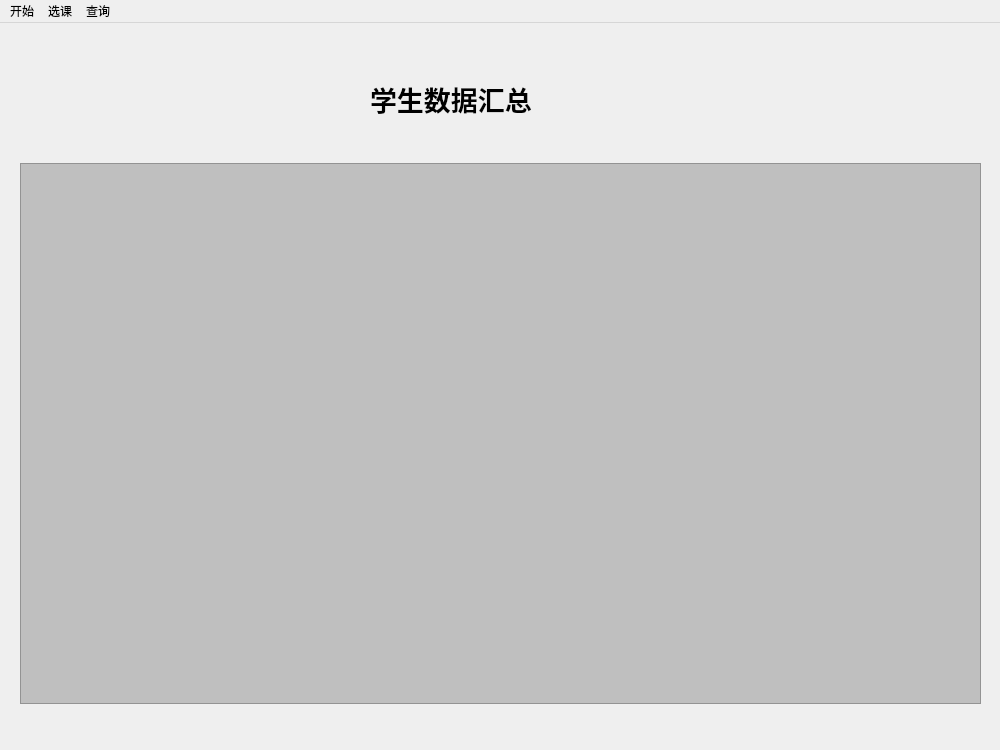
<?xml version="1.0" encoding="UTF-8"?>
<ui version="4.0">
 <class>MainWindow</class>
 <widget class="QMainWindow" name="MainWindow">
  <property name="geometry">
   <rect>
    <x>0</x>
    <y>0</y>
    <width>1000</width>
    <height>750</height>
   </rect>
  </property>
  <property name="minimumSize">
   <size>
    <width>1000</width>
    <height>750</height>
   </size>
  </property>
  <property name="maximumSize">
   <size>
    <width>1000</width>
    <height>750</height>
   </size>
  </property>
  <property name="font">
   <font>
    <family>华文中宋</family>
   </font>
  </property>
  <property name="windowTitle">
   <string>MainWindow</string>
  </property>
  <widget class="QWidget" name="centralwidget">
   <widget class="QStackedWidget" name="stackedWidget">
    <property name="geometry">
     <rect>
      <x>0</x>
      <y>0</y>
      <width>1001</width>
      <height>731</height>
     </rect>
    </property>
    <property name="styleSheet">
     <string notr="true">background-image: url(:/backGround02.png);</string>
    </property>
    <widget class="QWidget" name="page">
     <widget class="QLabel" name="label">
      <property name="geometry">
       <rect>
        <x>370</x>
        <y>50</y>
        <width>251</width>
        <height>51</height>
       </rect>
      </property>
      <property name="font">
       <font>
        <family>华文中宋</family>
        <pointsize>20</pointsize>
        <weight>75</weight>
        <bold>true</bold>
       </font>
      </property>
      <property name="text">
       <string>学生数据汇总</string>
      </property>
     </widget>
     <widget class="QTableWidget" name="tableWidget">
      <property name="geometry">
       <rect>
        <x>20</x>
        <y>140</y>
        <width>961</width>
        <height>541</height>
       </rect>
      </property>
      <property name="font">
       <font>
        <family>华文中宋</family>
       </font>
      </property>
      <property name="styleSheet">
       <string notr="true">background-color: rgb(191, 191, 191);</string>
      </property>
     </widget>
    </widget>
    <widget class="QWidget" name="page_4">
     <widget class="QLabel" name="label_7">
      <property name="geometry">
       <rect>
        <x>0</x>
        <y>-10</y>
        <width>1000</width>
        <height>750</height>
       </rect>
      </property>
      <property name="autoFillBackground">
       <bool>false</bool>
      </property>
      <property name="styleSheet">
       <string notr="true">border-image: url(:/cover01.png);</string>
      </property>
      <property name="frameShape">
       <enum>QFrame::NoFrame</enum>
      </property>
      <property name="text">
       <string/>
      </property>
      <property name="scaledContents">
       <bool>false</bool>
      </property>
     </widget>
     <widget class="QLineEdit" name="lineEdit_username">
      <property name="geometry">
       <rect>
        <x>380</x>
        <y>310</y>
        <width>281</width>
        <height>61</height>
       </rect>
      </property>
      <property name="font">
       <font>
        <family>华文中宋</family>
        <pointsize>12</pointsize>
       </font>
      </property>
      <property name="styleSheet">
       <string notr="true"/>
      </property>
     </widget>
     <widget class="QLineEdit" name="lineEdit_password">
      <property name="geometry">
       <rect>
        <x>380</x>
        <y>430</y>
        <width>281</width>
        <height>61</height>
       </rect>
      </property>
      <property name="font">
       <font>
        <family>华文中宋</family>
        <pointsize>12</pointsize>
       </font>
      </property>
      <property name="echoMode">
       <enum>QLineEdit::Password</enum>
      </property>
     </widget>
     <widget class="QPushButton" name="pushButton_2">
      <property name="geometry">
       <rect>
        <x>450</x>
        <y>509</y>
        <width>80</width>
        <height>41</height>
       </rect>
      </property>
      <property name="font">
       <font>
        <family>华文中宋</family>
        <pointsize>12</pointsize>
       </font>
      </property>
      <property name="text">
       <string>登录</string>
      </property>
     </widget>
    </widget>
    <widget class="QWidget" name="page_3">
     <widget class="QTableWidget" name="tableWidget_4">
      <property name="geometry">
       <rect>
        <x>20</x>
        <y>190</y>
        <width>961</width>
        <height>451</height>
       </rect>
      </property>
      <property name="font">
       <font>
        <family>华文中宋</family>
       </font>
      </property>
      <property name="styleSheet">
       <string notr="true">background-color: rgb(211, 211, 211);</string>
      </property>
     </widget>
     <widget class="QWidget" name="widget_4" native="true">
      <property name="geometry">
       <rect>
        <x>120</x>
        <y>130</y>
        <width>281</width>
        <height>42</height>
       </rect>
      </property>
      <layout class="QHBoxLayout" name="horizontalLayout_3">
       <item>
        <widget class="QLabel" name="label_4">
         <property name="minimumSize">
          <size>
           <width>0</width>
           <height>30</height>
          </size>
         </property>
         <property name="font">
          <font>
           <family>华文中宋</family>
           <pointsize>14</pointsize>
          </font>
         </property>
         <property name="text">
          <string>课程编号</string>
         </property>
        </widget>
       </item>
       <item>
        <widget class="QLineEdit" name="lineEdit_idC">
         <property name="minimumSize">
          <size>
           <width>150</width>
           <height>30</height>
          </size>
         </property>
         <property name="font">
          <font>
           <family>华文中宋</family>
           <pointsize>10</pointsize>
          </font>
         </property>
         <property name="autoFillBackground">
          <bool>false</bool>
         </property>
         <property name="styleSheet">
          <string notr="true">background-color: rgb(184, 184, 184);</string>
         </property>
        </widget>
       </item>
      </layout>
     </widget>
     <widget class="QWidget" name="widget_5" native="true">
      <property name="geometry">
       <rect>
        <x>570</x>
        <y>130</y>
        <width>281</width>
        <height>42</height>
       </rect>
      </property>
      <layout class="QHBoxLayout" name="horizontalLayout_6">
       <item>
        <widget class="QLabel" name="label_8">
         <property name="minimumSize">
          <size>
           <width>0</width>
           <height>30</height>
          </size>
         </property>
         <property name="font">
          <font>
           <family>华文中宋</family>
           <pointsize>14</pointsize>
          </font>
         </property>
         <property name="text">
          <string>课程名称</string>
         </property>
        </widget>
       </item>
       <item>
        <widget class="QLabel" name="label_nameC">
         <property name="minimumSize">
          <size>
           <width>0</width>
           <height>30</height>
          </size>
         </property>
         <property name="font">
          <font>
           <family>华文中宋</family>
           <pointsize>10</pointsize>
          </font>
         </property>
         <property name="styleSheet">
          <string notr="true">background-color: rgb(204, 204, 204);</string>
         </property>
         <property name="text">
          <string/>
         </property>
        </widget>
       </item>
      </layout>
     </widget>
     <widget class="QLabel" name="label_13">
      <property name="geometry">
       <rect>
        <x>370</x>
        <y>50</y>
        <width>251</width>
        <height>41</height>
       </rect>
      </property>
      <property name="font">
       <font>
        <family>华文中宋</family>
        <pointsize>20</pointsize>
       </font>
      </property>
      <property name="text">
       <string>特定课程查询</string>
      </property>
     </widget>
     <widget class="QPushButton" name="pushButton">
      <property name="geometry">
       <rect>
        <x>900</x>
        <y>140</y>
        <width>80</width>
        <height>31</height>
       </rect>
      </property>
      <property name="font">
       <font>
        <family>华文中宋</family>
        <pointsize>12</pointsize>
       </font>
      </property>
      <property name="text">
       <string>查询</string>
      </property>
     </widget>
    </widget>
    <widget class="QWidget" name="page_2">
     <property name="autoFillBackground">
      <bool>false</bool>
     </property>
     <widget class="QTableWidget" name="tableWidget_02">
      <property name="geometry">
       <rect>
        <x>20</x>
        <y>300</y>
        <width>961</width>
        <height>381</height>
       </rect>
      </property>
      <property name="font">
       <font>
        <family>华文中宋</family>
       </font>
      </property>
      <property name="styleSheet">
       <string notr="true">background-color: rgb(206, 206, 206);</string>
      </property>
     </widget>
     <widget class="QLabel" name="label_12">
      <property name="geometry">
       <rect>
        <x>370</x>
        <y>50</y>
        <width>331</width>
        <height>61</height>
       </rect>
      </property>
      <property name="font">
       <font>
        <family>华文中宋</family>
        <pointsize>20</pointsize>
        <weight>75</weight>
        <bold>true</bold>
       </font>
      </property>
      <property name="text">
       <string>个人选课查询</string>
      </property>
     </widget>
     <widget class="QWidget" name="layoutWidget">
      <property name="geometry">
       <rect>
        <x>90</x>
        <y>140</y>
        <width>801</width>
        <height>158</height>
       </rect>
      </property>
      <layout class="QVBoxLayout" name="verticalLayout">
       <item>
        <widget class="QWidget" name="widget" native="true">
         <layout class="QHBoxLayout" name="horizontalLayout">
          <item>
           <widget class="QLabel" name="label_2">
            <property name="minimumSize">
             <size>
              <width>50</width>
              <height>30</height>
             </size>
            </property>
            <property name="font">
             <font>
              <family>华文中宋</family>
              <pointsize>12</pointsize>
             </font>
            </property>
            <property name="text">
             <string>学号</string>
            </property>
           </widget>
          </item>
          <item>
           <widget class="QLineEdit" name="lineEdit_id01">
            <property name="minimumSize">
             <size>
              <width>100</width>
              <height>30</height>
             </size>
            </property>
            <property name="maximumSize">
             <size>
              <width>100</width>
              <height>30</height>
             </size>
            </property>
            <property name="font">
             <font>
              <family>华文中宋</family>
             </font>
            </property>
            <property name="styleSheet">
             <string notr="true">background-color: rgb(198, 198, 198);</string>
            </property>
           </widget>
          </item>
          <item>
           <spacer name="horizontalSpacer">
            <property name="orientation">
             <enum>Qt::Horizontal</enum>
            </property>
            <property name="sizeHint" stdset="0">
             <size>
              <width>50</width>
              <height>30</height>
             </size>
            </property>
           </spacer>
          </item>
          <item>
           <widget class="QLabel" name="label_5">
            <property name="minimumSize">
             <size>
              <width>50</width>
              <height>30</height>
             </size>
            </property>
            <property name="maximumSize">
             <size>
              <width>50</width>
              <height>30</height>
             </size>
            </property>
            <property name="font">
             <font>
              <family>华文中宋</family>
              <pointsize>12</pointsize>
             </font>
            </property>
            <property name="text">
             <string>电话</string>
            </property>
           </widget>
          </item>
          <item>
           <widget class="QLabel" name="label_phone">
            <property name="minimumSize">
             <size>
              <width>100</width>
              <height>30</height>
             </size>
            </property>
            <property name="font">
             <font>
              <family>华文中宋</family>
             </font>
            </property>
            <property name="text">
             <string/>
            </property>
           </widget>
          </item>
         </layout>
        </widget>
       </item>
       <item>
        <widget class="QWidget" name="widget_2" native="true">
         <layout class="QHBoxLayout" name="horizontalLayout_2">
          <item>
           <widget class="QLabel" name="label_3">
            <property name="minimumSize">
             <size>
              <width>50</width>
              <height>30</height>
             </size>
            </property>
            <property name="maximumSize">
             <size>
              <width>50</width>
              <height>30</height>
             </size>
            </property>
            <property name="font">
             <font>
              <family>华文中宋</family>
              <pointsize>12</pointsize>
             </font>
            </property>
            <property name="text">
             <string>姓名</string>
            </property>
           </widget>
          </item>
          <item>
           <widget class="QLabel" name="label_name">
            <property name="minimumSize">
             <size>
              <width>100</width>
              <height>30</height>
             </size>
            </property>
            <property name="font">
             <font>
              <family>华文中宋</family>
              <pointsize>10</pointsize>
             </font>
            </property>
            <property name="text">
             <string/>
            </property>
           </widget>
          </item>
          <item>
           <spacer name="horizontalSpacer_2">
            <property name="orientation">
             <enum>Qt::Horizontal</enum>
            </property>
            <property name="sizeHint" stdset="0">
             <size>
              <width>50</width>
              <height>30</height>
             </size>
            </property>
           </spacer>
          </item>
          <item>
           <widget class="QLabel" name="label_6">
            <property name="minimumSize">
             <size>
              <width>50</width>
              <height>30</height>
             </size>
            </property>
            <property name="maximumSize">
             <size>
              <width>50</width>
              <height>30</height>
             </size>
            </property>
            <property name="font">
             <font>
              <family>华文中宋</family>
              <pointsize>12</pointsize>
             </font>
            </property>
            <property name="text">
             <string>生日</string>
            </property>
           </widget>
          </item>
          <item>
           <widget class="QLabel" name="label_birthday">
            <property name="minimumSize">
             <size>
              <width>100</width>
              <height>30</height>
             </size>
            </property>
            <property name="font">
             <font>
              <family>华文中宋</family>
             </font>
            </property>
            <property name="text">
             <string/>
            </property>
           </widget>
          </item>
         </layout>
        </widget>
       </item>
       <item>
        <widget class="QWidget" name="widget_3" native="true">
         <layout class="QHBoxLayout" name="horizontalLayout_5">
          <item>
           <widget class="QLabel" name="label_10">
            <property name="minimumSize">
             <size>
              <width>50</width>
              <height>30</height>
             </size>
            </property>
            <property name="maximumSize">
             <size>
              <width>50</width>
              <height>30</height>
             </size>
            </property>
            <property name="font">
             <font>
              <family>华文中宋</family>
              <pointsize>12</pointsize>
             </font>
            </property>
            <property name="text">
             <string>班级</string>
            </property>
           </widget>
          </item>
          <item>
           <widget class="QLabel" name="label_class">
            <property name="minimumSize">
             <size>
              <width>100</width>
              <height>30</height>
             </size>
            </property>
            <property name="font">
             <font>
              <family>华文中宋</family>
              <pointsize>10</pointsize>
             </font>
            </property>
            <property name="text">
             <string/>
            </property>
           </widget>
          </item>
          <item>
           <spacer name="horizontalSpacer_5">
            <property name="orientation">
             <enum>Qt::Horizontal</enum>
            </property>
            <property name="sizeHint" stdset="0">
             <size>
              <width>50</width>
              <height>30</height>
             </size>
            </property>
           </spacer>
          </item>
          <item>
           <widget class="QLabel" name="label_11">
            <property name="minimumSize">
             <size>
              <width>50</width>
              <height>30</height>
             </size>
            </property>
            <property name="maximumSize">
             <size>
              <width>50</width>
              <height>30</height>
             </size>
            </property>
            <property name="font">
             <font>
              <family>华文中宋</family>
              <pointsize>12</pointsize>
             </font>
            </property>
            <property name="text">
             <string>地址</string>
            </property>
           </widget>
          </item>
          <item>
           <widget class="QLabel" name="label_address">
            <property name="minimumSize">
             <size>
              <width>100</width>
              <height>30</height>
             </size>
            </property>
            <property name="font">
             <font>
              <family>华文中宋</family>
             </font>
            </property>
            <property name="text">
             <string/>
            </property>
           </widget>
          </item>
         </layout>
        </widget>
       </item>
      </layout>
     </widget>
     <widget class="QPushButton" name="btn_check">
      <property name="geometry">
       <rect>
        <x>900</x>
        <y>199</y>
        <width>80</width>
        <height>41</height>
       </rect>
      </property>
      <property name="font">
       <font>
        <family>华文中宋</family>
        <pointsize>12</pointsize>
       </font>
      </property>
      <property name="styleSheet">
       <string notr="true">background-color: rgb(202, 202, 202);</string>
      </property>
      <property name="text">
       <string>查询</string>
      </property>
     </widget>
    </widget>
    <widget class="QWidget" name="page_5">
     <widget class="QLabel" name="label_9">
      <property name="geometry">
       <rect>
        <x>410</x>
        <y>160</y>
        <width>151</width>
        <height>151</height>
       </rect>
      </property>
      <property name="styleSheet">
       <string notr="true">border-image: url(:/beast.png);</string>
      </property>
      <property name="text">
       <string/>
      </property>
     </widget>
     <widget class="QLabel" name="label_14">
      <property name="geometry">
       <rect>
        <x>370</x>
        <y>340</y>
        <width>61</width>
        <height>31</height>
       </rect>
      </property>
      <property name="font">
       <font>
        <family>华文中宋</family>
        <pointsize>12</pointsize>
       </font>
      </property>
      <property name="text">
       <string>学号</string>
      </property>
     </widget>
     <widget class="QLabel" name="label_idx">
      <property name="geometry">
       <rect>
        <x>460</x>
        <y>340</y>
        <width>151</width>
        <height>31</height>
       </rect>
      </property>
      <property name="font">
       <font>
        <family>华文中宋</family>
        <pointsize>12</pointsize>
       </font>
      </property>
      <property name="text">
       <string/>
      </property>
     </widget>
     <widget class="QLabel" name="label_16">
      <property name="geometry">
       <rect>
        <x>370</x>
        <y>390</y>
        <width>61</width>
        <height>31</height>
       </rect>
      </property>
      <property name="font">
       <font>
        <family>华文中宋</family>
        <pointsize>12</pointsize>
       </font>
      </property>
      <property name="text">
       <string>姓名</string>
      </property>
     </widget>
     <widget class="QLabel" name="label_17">
      <property name="geometry">
       <rect>
        <x>370</x>
        <y>440</y>
        <width>61</width>
        <height>31</height>
       </rect>
      </property>
      <property name="font">
       <font>
        <family>华文中宋</family>
        <pointsize>12</pointsize>
       </font>
      </property>
      <property name="text">
       <string>班级</string>
      </property>
     </widget>
     <widget class="QLabel" name="label_18">
      <property name="geometry">
       <rect>
        <x>370</x>
        <y>490</y>
        <width>61</width>
        <height>31</height>
       </rect>
      </property>
      <property name="font">
       <font>
        <family>华文中宋</family>
        <pointsize>12</pointsize>
       </font>
      </property>
      <property name="text">
       <string>电话</string>
      </property>
     </widget>
     <widget class="QLabel" name="label_19">
      <property name="geometry">
       <rect>
        <x>370</x>
        <y>540</y>
        <width>61</width>
        <height>31</height>
       </rect>
      </property>
      <property name="font">
       <font>
        <family>华文中宋</family>
        <pointsize>12</pointsize>
       </font>
      </property>
      <property name="text">
       <string>生日</string>
      </property>
     </widget>
     <widget class="QLabel" name="label_20">
      <property name="geometry">
       <rect>
        <x>370</x>
        <y>590</y>
        <width>61</width>
        <height>31</height>
       </rect>
      </property>
      <property name="font">
       <font>
        <family>华文中宋</family>
        <pointsize>12</pointsize>
       </font>
      </property>
      <property name="text">
       <string>地址</string>
      </property>
     </widget>
     <widget class="QLabel" name="label_namex">
      <property name="geometry">
       <rect>
        <x>460</x>
        <y>390</y>
        <width>151</width>
        <height>31</height>
       </rect>
      </property>
      <property name="font">
       <font>
        <family>华文中宋</family>
        <pointsize>12</pointsize>
       </font>
      </property>
      <property name="text">
       <string/>
      </property>
     </widget>
     <widget class="QLabel" name="label_classx">
      <property name="geometry">
       <rect>
        <x>460</x>
        <y>440</y>
        <width>151</width>
        <height>31</height>
       </rect>
      </property>
      <property name="font">
       <font>
        <family>华文中宋</family>
        <pointsize>12</pointsize>
       </font>
      </property>
      <property name="text">
       <string/>
      </property>
     </widget>
     <widget class="QLabel" name="label_phonex">
      <property name="geometry">
       <rect>
        <x>460</x>
        <y>490</y>
        <width>191</width>
        <height>31</height>
       </rect>
      </property>
      <property name="font">
       <font>
        <family>华文中宋</family>
        <pointsize>12</pointsize>
       </font>
      </property>
      <property name="text">
       <string/>
      </property>
     </widget>
     <widget class="QLabel" name="label_birthdayx">
      <property name="geometry">
       <rect>
        <x>460</x>
        <y>540</y>
        <width>191</width>
        <height>31</height>
       </rect>
      </property>
      <property name="font">
       <font>
        <family>华文中宋</family>
        <pointsize>12</pointsize>
       </font>
      </property>
      <property name="text">
       <string/>
      </property>
     </widget>
     <widget class="QLabel" name="label_addressx">
      <property name="geometry">
       <rect>
        <x>460</x>
        <y>590</y>
        <width>191</width>
        <height>31</height>
       </rect>
      </property>
      <property name="font">
       <font>
        <family>华文中宋</family>
        <pointsize>12</pointsize>
       </font>
      </property>
      <property name="text">
       <string/>
      </property>
     </widget>
     <widget class="QLabel" name="label_15">
      <property name="geometry">
       <rect>
        <x>370</x>
        <y>50</y>
        <width>271</width>
        <height>61</height>
       </rect>
      </property>
      <property name="font">
       <font>
        <family>华文中宋</family>
        <pointsize>20</pointsize>
       </font>
      </property>
      <property name="text">
       <string>个人基础信息</string>
      </property>
     </widget>
    </widget>
   </widget>
  </widget>
  <widget class="QMenuBar" name="menubar">
   <property name="geometry">
    <rect>
     <x>0</x>
     <y>0</y>
     <width>1000</width>
     <height>19</height>
    </rect>
   </property>
   <widget class="QMenu" name="menu">
    <property name="title">
     <string>开始</string>
    </property>
    <addaction name="actionback"/>
    <addaction name="separator"/>
    <addaction name="actionopen"/>
    <addaction name="separator"/>
    <addaction name="actionsave"/>
    <addaction name="separator"/>
    <addaction name="actionJSON"/>
    <addaction name="separator"/>
    <addaction name="actionadd_s"/>
    <addaction name="separator"/>
   </widget>
   <widget class="QMenu" name="menu_2">
    <property name="title">
     <string>选课</string>
    </property>
    <addaction name="separator"/>
    <addaction name="actionstart_c"/>
    <addaction name="separator"/>
    <addaction name="actionedit_c"/>
   </widget>
   <widget class="QMenu" name="menu_3">
    <property name="title">
     <string>查询</string>
    </property>
    <addaction name="actionStudentsTable"/>
    <addaction name="separator"/>
    <addaction name="actionStudentCourse"/>
    <addaction name="separator"/>
    <addaction name="actionspecificClass"/>
   </widget>
   <addaction name="menu"/>
   <addaction name="menu_2"/>
   <addaction name="menu_3"/>
  </widget>
  <action name="actionback">
   <property name="text">
    <string>退出</string>
   </property>
  </action>
  <action name="actionadd_s">
   <property name="text">
    <string>管理学生</string>
   </property>
  </action>
  <action name="actionstart_c">
   <property name="text">
    <string>开始选课</string>
   </property>
  </action>
  <action name="actionedit_c">
   <property name="text">
    <string>管理选课</string>
   </property>
  </action>
  <action name="actionopen">
   <property name="text">
    <string>打开</string>
   </property>
  </action>
  <action name="actionsave">
   <property name="text">
    <string>保存</string>
   </property>
  </action>
  <action name="actionStudentsTable">
   <property name="text">
    <string>学生数据汇总</string>
   </property>
  </action>
  <action name="actionStudentCourse">
   <property name="text">
    <string>学生选课查询</string>
   </property>
  </action>
  <action name="actionspecificClass">
   <property name="text">
    <string>特定课程查询</string>
   </property>
  </action>
  <action name="actionJSON">
   <property name="text">
    <string>保存为JSON</string>
   </property>
  </action>
 </widget>
 <resources/>
 <connections/>
</ui>
